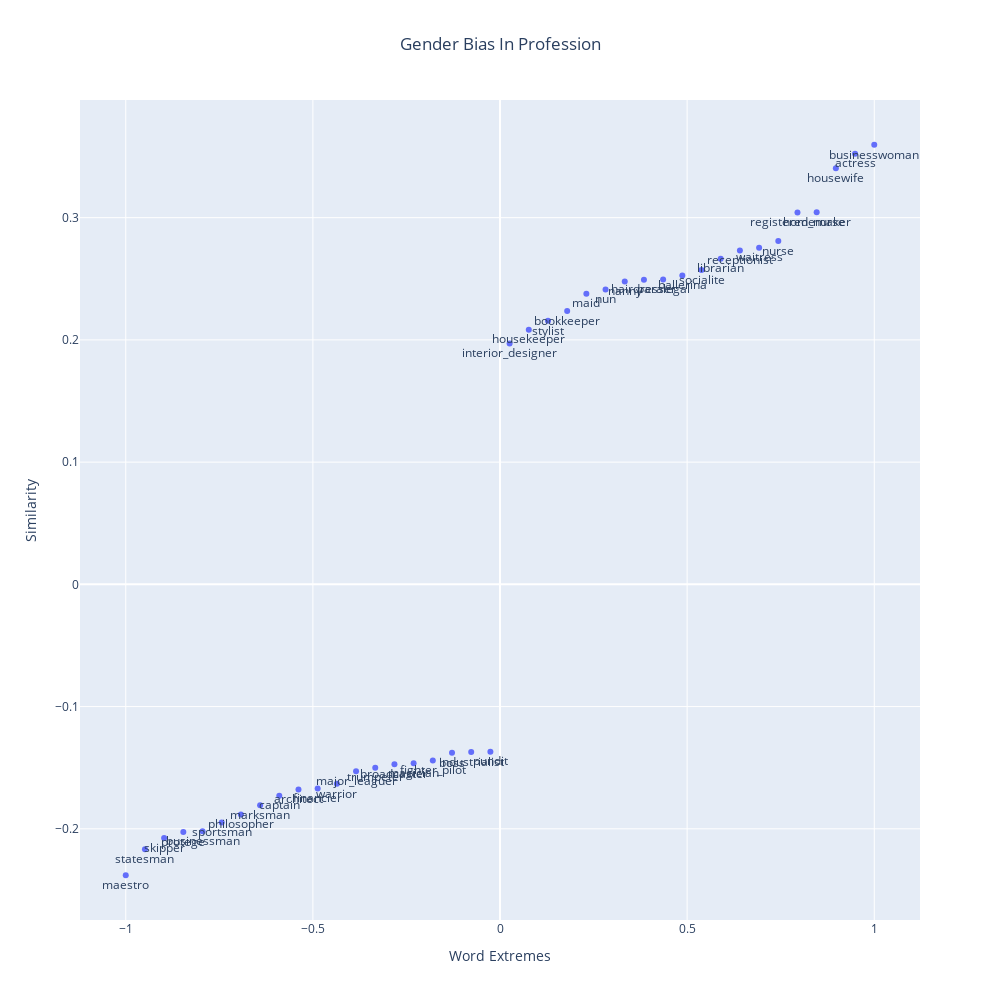

The code cell stored with this chart in its notebook:
### Code cell
plot_words_extreme(sp[:20], sp[-20:], 40, x_title='Word Extremes', y_title='Similarity', 
title='Gender Bias In Profession')

### Figure 1 — Plotly figure (JSON) as saved in the notebook; plotly's stock layout.template omitted (floating-point values rounded to 4 significant figures)
{"data": [{"mode": "markers+text", "name": "Markers and Text", "text": ["maestro", "statesman", "skipper", "protege", "businessman", "sportsman", "philosopher", "marksman", "captain", "architect", "financier", "warrior", "major_leaguer", "trumpeter", "broadcaster", "magician", "fighter_pilot", "boss", "industrialist", "pundit", "interior_designer", "housekeeper", "stylist", "bookkeeper", "maid", "nun", "nanny", "hairdresser", "paralegal", "ballerina", "socialite", "librarian", "receptionist", "waitress", "nurse", "registered_nurse", "homemaker", "housewife", "actress", "businesswoman"], "textposition": "bottom center", "type": "scatter", "x": [-1, -0.9487, -0.8974, -0.8462, -0.7949, -0.7436, -0.6923, -0.641, -0.5897, -0.5385, -0.4872, -0.4359, -0.3846, -0.3333, -0.2821, -0.2308, -0.1795, -0.1282, -0.07692, -0.02564, 0.02564, 0.07692, 0.1282, 0.1795, 0.2308, 0.2821, 0.3333, 0.3846, 0.4359, 0.4872, 0.5385, 0.5897, 0.641, 0.6923, 0.7436, 0.7949, 0.8462, 0.8974, 0.9487, 1], "y": [-0.238, -0.2167, -0.2076, -0.2027, -0.2021, -0.1949, -0.1884, -0.1807, -0.1729, -0.1679, -0.167, -0.1631, -0.1528, -0.15, -0.1472, -0.1464, -0.144, -0.1378, -0.1372, -0.1368, 0.1971, 0.2083, 0.2156, 0.2236, 0.2378, 0.2413, 0.2478, 0.2493, 0.2495, 0.2528, 0.2572, 0.2665, 0.2732, 0.2754, 0.2809, 0.3043, 0.3044, 0.3404, 0.3524, 0.3597]}], "layout": {"height": 1000, "title": {"text": "Gender Bias In Profession", "x": 0.5}, "width": 1000, "xaxis": {"title": {"text": "Word Extremes"}}, "yaxis": {"title": {"text": "Similarity"}}}}
